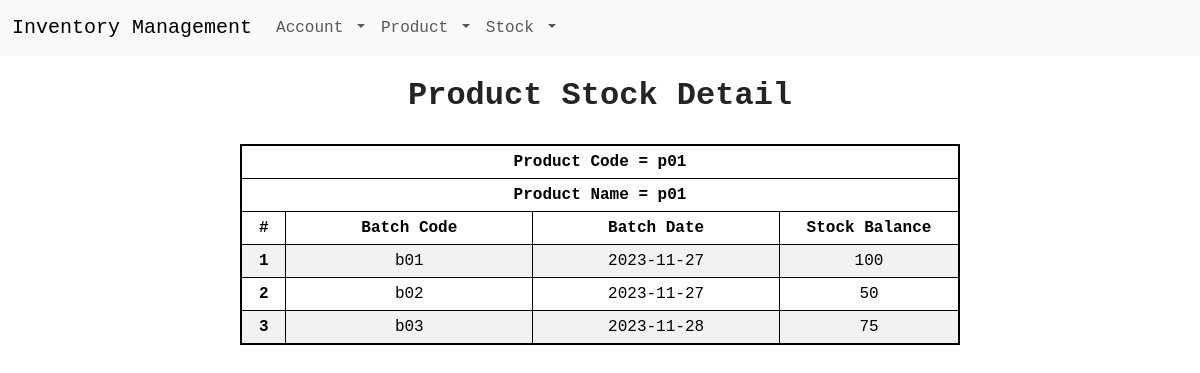
The page /view-stock-detail/1 on the database its author committed.
### app/models.py (models this page shows)
class Product(db.Model):
    id = db.Column(db.Integer, primary_key=True)
    productCode = db.Column(db.String(250), unique=True, nullable=False)
    productName = db.Column(db.String(250), nullable=False)
    description = db.Column(db.String(250), nullable=False)
    rate = db.Column(db.Float, nullable=False)

class StockInOut(db.Model):
    id = db.Column(db.Integer, primary_key=True)
    batchCode = db.Column(db.Integer, unique=True, nullable=False)
    batchDate = db.Column(db.Date, nullable=False)
    inOut = db.Column(db.Integer, nullable=False, default=0)

### app/views.py (the view)
@app.route("/view-stock-detail/<product_id>", methods=["GET", "POST"])
def viewStockDetail(product_id):
    query = "SELECT productCode, productName, batchCode, batchDate, iif(inOut == 0, quantity, -quantity) as stockBalance FROM stock_in_out as sio, stock_in_out_detail as siod, product as p WHERE siod.productId = " + product_id + " and sio.id = siod.stockInOutId and p.id = siod.productId"
    try:
        connection = sqlite3.connect("billing.db")
        cursor = connection.cursor()
        details = cursor.execute(query).fetchall()
        cursor.close()
        connection.close()
        return render_template("view_stock_detail.html", details=details)
    except:
        flash("Error occurred", "danger")
    return render_template("view_stock_detail.html")

### app/templates/view_stock_detail.html
{% extends 'base.html' %}
{% block content %}
<div class="head-text">Product Stock Detail</div>
<table class="table table-striped table-bordered table-hover table-sm" id="view-stock-table">
    <thead>
      <tr>
        <td colspan=4><b>Product Code = {{ details[0][0] }}</b></td>
      </tr>
      <tr>
        <td colspan=4><b>Product Name = {{ details[0][1] }}</b></td>
      </tr>
      <tr>
        <th scope="col">#</th>
        <th scope="col">Batch Code</th>
        <th scope="col">Batch Date</th>
        <th scope="col" width="25%">Stock Balance</th>
      </tr>
    </thead>
    <tbody>
      {% for deatil in details %}
        <tr>
          <th scope="row">{{ loop.index }}</th>
          <td>{{ deatil[2] }}</td>
          <td>{{ deatil[3] }}</td>
          <td>{{ deatil[4] }}</td>
        </tr>
      {% endfor %}
    </tbody>
  </table>
{% endblock %}

### app/static/styles/base.css (style rules this page uses)
* { font-family: "Lucida Console", "Courier New", monospace; }
.head-text { font-size: 2em; font-weight: 600; text-align: center; padding-top: 0.5em; padding-bottom: 0.75em; }
.table { width: 80%; margin: auto; text-align: center; vertical-align: middle; border: 2px solid black; }
#manage-account-table, #view-stock-table { width: 60%; }
#view-stock-table { border: 2px solid black; }

### rows shown on the page
Product: productCode "p01", productName "p01"
StockInOut: batchCode "b01", batchDate "2023-11-27", deatil "100"
StockInOut: batchCode "b02", batchDate "2023-11-27", deatil "50"
StockInOut: batchCode "b03", batchDate "2023-11-28", deatil "75"
